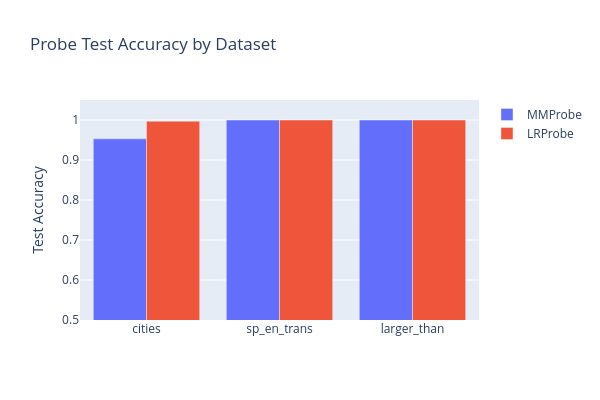

Here is the notebook cell this chart was saved with:
### Markdown cell above
### Exercise - implement `LRProbe`

> ```yaml
> Difficulty: 🔴🔴🔴⚪⚪
> Importance: 🔵🔵🔵🔵🔵
> 
> You should spend up to 15-20 minutes on this exercise.
> Logistic regression is the most common probe type in the literature.
> ```

Implement a logistic regression probe using sklearn's `LogisticRegression` with `StandardScaler` normalization, matching the methodology of the deception-detection repo.

You need to fill in three methods:

1. **`__init__`**: Create a `Sequential(Linear(d_in, 1, bias=False), Sigmoid())` network, and register `scaler_mean` and `scaler_scale` as buffers (these store the scaler parameters for use at inference time).
2. **`forward`**: Apply `_normalize` to the input, then pass through `self.net`, squeezing the last dimension.
3. **`from_data`**: Train a `LogisticRegression(C=C, fit_intercept=False)` on `StandardScaler`-normalized activations, then construct an `LRProbe` with the fitted scaler parameters and copy the learned coefficients into `self.net[0].weight.data[0]`.

Key details:
* L2 regularization: `C=0.1` (matching the paper's lambda=10), `fit_intercept=False`
* The `_normalize` method applies the stored scaler parameters during forward passes and is already provided for you

### Code cell
class LRProbe(t.nn.Module):
    def __init__(self, d_in: int, scaler_mean: Tensor | None = None, scaler_scale: Tensor | None = None):
        super().__init__()
        self.net = t.nn.Sequential(t.nn.Linear(d_in, 1, bias = False), t.nn.Sigmoid())
        self.scaler_mean = scaler_mean
        self.scaler_scale = scaler_scale

    def _normalize(self, x: Float[Tensor, "n d_model"]) -> Float[Tensor, "n d_model"]:
        """Apply StandardScaler normalization if scaler parameters are available."""
        if self.scaler_mean is not None and self.scaler_scale is not None:
            return (x - self.scaler_mean) / self.scaler_scale
        return x

    def forward(self, x: Float[Tensor, "n d_model"]) -> Float[Tensor, " n"]:
        x = self._normalize(x)
        return self.net(x).squeeze(-1)

    def pred(self, x: Float[Tensor, "n d_model"]) -> Float[Tensor, " n"]:
        return self(x).round()

    @property
    def direction(self) -> Float[Tensor, " d_model"]:
        return self.net[0].weight.data[0]

    @staticmethod
    def from_data(
        acts: Float[Tensor, "n d_model"],
        labels: Float[Tensor, " n"],
        C: float = 0.1,
        device: str = "cpu",
    ) -> "LRProbe":
        """
        Train an LR probe using sklearn's LogisticRegression with StandardScaler normalization.

        Args:
            acts: Activation matrix [n_samples, d_model].
            labels: Binary labels (1=true, 0=false).
            C: Inverse regularization strength (lower = stronger regularization).
                Default 0.1 (reg_coeff=10) matches the deception-detection paper's cfg.yaml.
                The repo class default is reg_coeff=1000 (C=0.001), which is stronger.
            device: Device to place the resulting probe on.
        """
        acts = acts.cpu().numpy()
        labels = labels.cpu().numpy()
        normalizer = StandardScaler()
        acts = normalizer.fit_transform(acts)
        model = LogisticRegression(C= C, fit_intercept= False)
        model.fit(acts, labels)
        res = LRProbe(acts.shape[-1], t.tensor(normalizer.mean_,dtype = t.float32), t.tensor(normalizer.scale_, dtype = t.float32),)
        res.net[0].weight.data[0] = t.tensor(model.coef_[0], dtype = t.float32).to(device)
        return res



lr_probe = LRProbe.from_data(train_acts["cities"], train_labels["cities"], device="cpu")

# Train accuracy
train_preds = lr_probe.pred(train_acts["cities"])
train_acc = (train_preds == train_labels["cities"]).float().mean().item()

# Test accuracy
test_preds = lr_probe.pred(test_acts["cities"])
test_acc = (test_preds == test_labels["cities"]).float().mean().item()

print("LRProbe on cities:")
print(f"  Train accuracy: {train_acc:.3f}")
print(f"  Test accuracy:  {test_acc:.3f}")
print(f"  Direction norm: {lr_probe.direction.norm().item():.3f}")
assert test_acc >= 0.90, f"Test accuracy too low: {test_acc:.3f} (expected >= 0.90)"

# Compare directions
mm_dir = mm_probe.direction / mm_probe.direction.norm()
lr_dir = lr_probe.direction / lr_probe.direction.norm()
cos_sim = (mm_dir @ lr_dir).item()
print(f"\nCosine similarity between MM and LR directions: {cos_sim:.4f}")

# Compare both probes across all 3 datasets
results_rows = []
for name in DATASET_NAMES:
    mm_p = MMProbe.from_data(train_acts[name], train_labels[name])
    lr_p = LRProbe.from_data(train_acts[name], train_labels[name])

    mm_test_acc = (mm_p.pred(test_acts[name]) == test_labels[name]).float().mean().item()
    lr_test_acc = (lr_p.pred(test_acts[name]) == test_labels[name]).float().mean().item()
    results_rows.append({"Dataset": name, "MM Test Acc": f"{mm_test_acc:.3f}", "LR Test Acc": f"{lr_test_acc:.3f}"})

results_df = pd.DataFrame(results_rows)
print("\nProbe accuracy comparison across datasets:")
display(results_df)

# Bar chart
fig = go.Figure()
fig.add_trace(go.Bar(name="MMProbe", x=DATASET_NAMES, y=[float(r["MM Test Acc"]) for r in results_rows]))
fig.add_trace(go.Bar(name="LRProbe", x=DATASET_NAMES, y=[float(r["LR Test Acc"]) for r in results_rows]))
fig.update_layout(
    title="Probe Test Accuracy by Dataset",
    yaxis_title="Test Accuracy",
    yaxis_range=[0.5, 1.05],
    barmode="group",
    height=400,
    width=600,
)
fig.show()

### Figure 1 — Plotly figure (JSON) as saved in the notebook; plotly's stock layout.template omitted (floating-point values rounded to 4 significant figures)
{"data": [{"name": "MMProbe", "type": "bar", "x": ["cities", "sp_en_trans", "larger_than"], "y": [0.953, 1, 1]}, {"name": "LRProbe", "type": "bar", "x": ["cities", "sp_en_trans", "larger_than"], "y": [0.997, 1, 1]}], "layout": {"barmode": "group", "height": 400, "title": {"text": "Probe Test Accuracy by Dataset"}, "width": 600, "yaxis": {"range": [0.5, 1.05], "title": {"text": "Test Accuracy"}}}}
